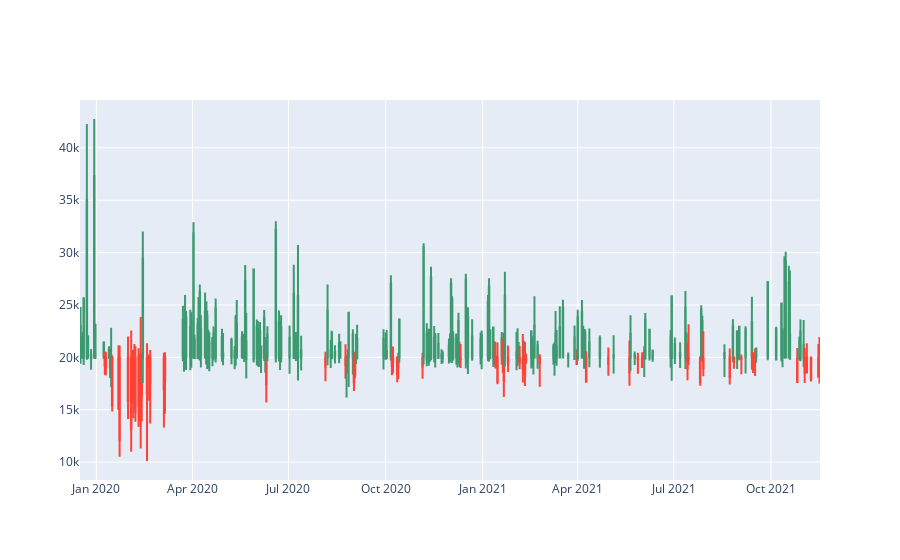

The notebook cell saved with this chart:
### Code cell
# create_candle_stick(portfolio_rand[ticker+[col for col in portfolio_rand.columns if re.search(".*portfolio.*", col)]], date='2024-11-07')
create_candle_stick(portfolio_rand[ticker+[col for col in portfolio_rand.columns if re.search(".*portfolio.*", col)]+ \
                    ["org_index","shift_index"]], date=portfolio_rand.index[0].strftime("%Y-%m-%d"))

### Figure 1 — Plotly figure (JSON) as saved in the notebook; plotly's stock layout.template omitted (floating-point values rounded to 4 significant figures; data arrays with more than 128 entries replaced by an {"elided": "..."} marker saying what was removed)
{"data": [{"close": {"elided": "252 float values"}, "high": {"elided": "252 float values"}, "hovertext": {"elided": "252 str values"}, "low": {"elided": "252 float values"}, "open": {"elided": "252 float values"}, "type": "candlestick", "x": {"elided": "252 str values"}}], "layout": {"autosize": true, "xaxis": {"autorange": true, "range": ["2019-12-16 12:00", "2021-11-16 12:00"], "rangeslider": {"visible": false, "yaxis": {}}, "type": "date"}, "yaxis": {"autorange": true, "range": [8290.0, 44570.0]}}}
